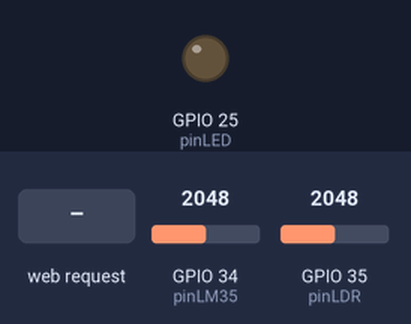
Recording of a sketch running on a simulated ESP32. Shown: output pins drawn as LEDs (lit = HIGH). The inputs (shaded band) are chosen by the test bench; at power-on: GPIO 34 (pinLM35) = 2048, GPIO 35 (pinLDR) = 2048. WiFi joins after 1.5 s; servers stay silent unless stated; what the sketch prints to the serial monitor is not drawn.

Above: at 2.7 s.
2.8 s: HTTP request GET / received
At 3.5 s:
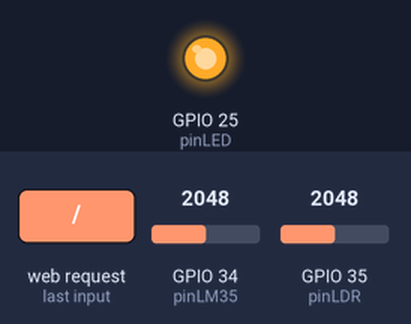
Timing chart, 0 to 5.8 s (numbered marks = the images above; inputs shaded):
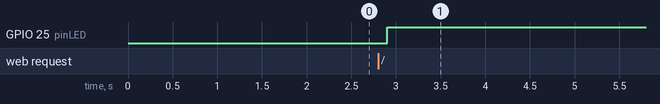

Measured:
- after the input at 2.8 s, GPIO 25 (pinLED): LOW → HIGH after 0.10 s

The sketch:

issue7.ino
```cpp
#include <WiFi.h>
#include <WebServer.h>

WebServer server(80);

const int pinLDR = 35;
const int pinLM35 = 34;
const int pinLED = 25;  // LED

const char* ssid = "Zigorneta";
const char* password = "12345678";

int readAnalog(int pin) {
  int sum = 0;
  for (int i = 0; i < 10; i++) {
    sum += analogRead(pin);
    delay(5);
  }
  return sum / 10;
}

// ----------- PAGINA PRINCIPAL -----------
const char htmlPage[] PROGMEM = R"rawliteral(
<!DOCTYPE html>
<html lang="es">
<head>
  <meta charset="UTF-8">
  <meta name="viewport" content="width=device-width, initial-scale=1.0">
  <meta http-equiv="refresh" content="2">
  <title>Control CPD</title>
  <style>
    body {
      margin: 0;
      font-family: Arial, sans-serif;
      background: #f23af3;
      display: flex;
      justify-content: center;
      align-items: center;
      height: 100vh;
      flex-direction: column;
    }
    h1 {
      color: white;
      font-size: 2.5rem;
      text-align: center;
      -webkit-text-stroke: 2px black;
      text-shadow: 2px 2px black;
      margin-bottom: 20px;
    }
    .card {
      background: rgba(255,255,255,0.2);
      padding: 20px 30px;
      border-radius: 15px;
      border: 2px solid black;
      text-align: center;
      color: white;
      min-width: 220px;
    }
    .value {
      font-size: 1.3rem;
      margin: 10px 0;
    }
    .btn {
      margin-top: 15px;
      padding: 10px 15px;
      background: black;
      color: white;
      border: none;
      border-radius: 10px;
      cursor: pointer;
      font-size: 1rem;
    }
  </style>
</head>
<body>
  <h1>Control CPD</h1>
  <div class="card">
    <div class="value">💡 LDR: --LDR--</div>
    <div class="value">🌡️ Temperatura: --TEMP--</div>

    <a href="/credits">
      <button class="btn">Credits</button>
    </a>
  </div>
</body>
</html>
)rawliteral";

// ----------- PAGINA CREDITOS -----------
const char creditsPage[] PROGMEM = R"rawliteral(
<!DOCTYPE html>
<html lang="es">
<head>
  <meta charset="UTF-8">
  <meta name="viewport" content="width=device-width, initial-scale=1.0">
  <title>Créditos</title>
</head>
<body style="background:#222; color:white; text-align:center; font-family:Arial;">
  <h1>Créditos</h1>
  <p>Autors: Asier Martínez y Ruben Santamaria</p>
  <a href="/" style="color:cyan;">⬅ Volver</a>
</body>
</html>
)rawliteral";

// ----------- PAGINA PRINCIPAL -----------
void enviarPaginaPrincipal() {

  int valorLDR = readAnalog(pinLDR);
  int valorTempRaw = readAnalog(pinLM35);
  float tempC = (valorTempRaw * 5.0 / 4095.0) * 100.0;

  // 🔴 CONTROL DEL LED
  if (valorLDR > 1000 || tempC > 22) {
    digitalWrite(pinLED, HIGH);
  } else {
    digitalWrite(pinLED, LOW);
  }

  String ldrTexto = String(valorLDR);
  String tempTexto = String(tempC, 1);

  if (valorLDR > 1000) {
    ldrTexto = "<span style='color:red'>" + ldrTexto + " ⚠️</span>";
  }

  tempTexto = tempTexto + " °C";

  if (tempC > 22) {
    tempTexto = "<span style='color:red'>" + tempTexto + " ⚠️</span>";
  }

  String html = htmlPage;
  html.replace("--LDR--", ldrTexto);
  html.replace("--TEMP--", tempTexto);

  server.send(200, "text/html", html);
}

// ----------- CREDITOS -----------
void enviarCreditos() {
  server.send(200, "text/html", creditsPage);
}

void setup() {
  Serial.begin(115200);

  pinMode(pinLED, OUTPUT); // ✅ IMPORTANTE

  WiFi.begin(ssid, password);

  while (WiFi.status() != WL_CONNECTED) {
    Serial.print(".");
    delay(500);
  }

  Serial.println("\nConnectat!");
  Serial.print("IP: ");
  Serial.println(WiFi.localIP());

  server.on("/", enviarPaginaPrincipal);
  server.on("/credits", enviarCreditos);

  server.begin();
}

void loop() {
  server.handleClient();
}
```
